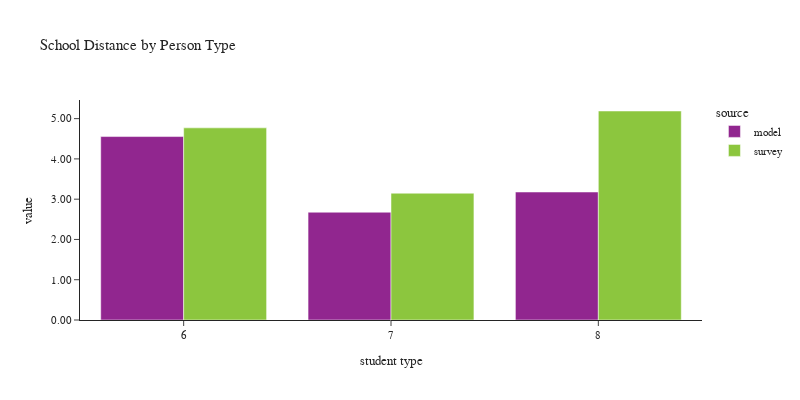

Notebook cell for this chart:
### Code cell
plot_school_location(df_students[df_students['pptyp'].isin([6,7,8])], 
                     'pptyp', 'Person Type', 'student type')

### Figure 1 — Plotly figure (JSON) as saved in the notebook; plotly's stock layout.template omitted (floating-point values rounded to 4 significant figures)
{"data": [{"alignmentgroup": "True", "customdata": [[12957], [53459], [4878]], "hovertemplate": "source=model<br>pptyp=%{x}<br>value=%{y}<br>sample count=%{customdata[0]}<extra></extra>", "legendgroup": "model", "marker": {"color": "#91268F", "pattern": {"shape": ""}}, "name": "model", "offsetgroup": "model", "orientation": "v", "showlegend": true, "textposition": "auto", "type": "bar", "x": [6, 7, 8], "xaxis": "x", "y": [4.555, 2.676, 3.178], "yaxis": "y"}, {"alignmentgroup": "True", "customdata": [[48], [515], [132]], "hovertemplate": "source=survey<br>pptyp=%{x}<br>value=%{y}<br>sample count=%{customdata[0]}<extra></extra>", "legendgroup": "survey", "marker": {"color": "#8CC63E", "pattern": {"shape": ""}}, "name": "survey", "offsetgroup": "survey", "orientation": "v", "showlegend": true, "textposition": "auto", "type": "bar", "x": [6, 7, 8], "xaxis": "x", "y": [4.77, 3.149, 5.189], "yaxis": "y"}], "layout": {"barmode": "group", "font": {"size": 11}, "height": 400, "legend": {"title": {"text": "source"}, "tracegroupgap": 0}, "title": {"text": "School Distance by Person Type"}, "width": 800, "xaxis": {"anchor": "y", "domain": [0.0, 1.0], "title": {"text": "student type"}}, "yaxis": {"anchor": "x", "domain": [0.0, 1.0], "tickformat": ".2f", "title": {"text": "value"}}}}
